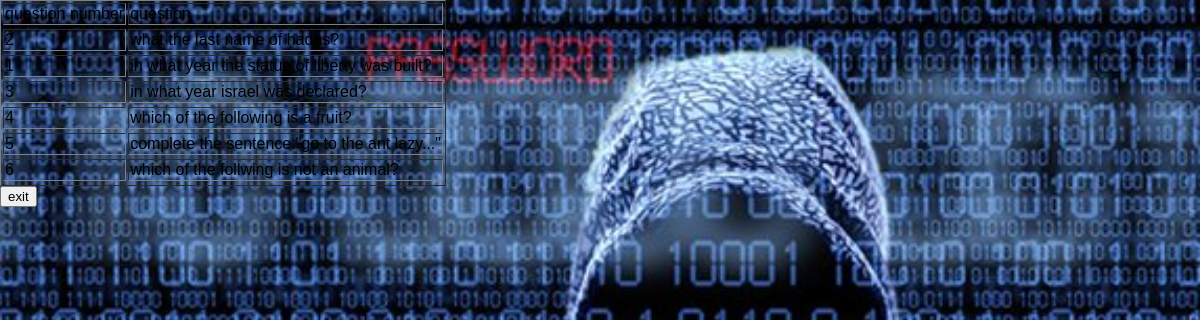
/question.php, run on an earlier commit of the app's database.
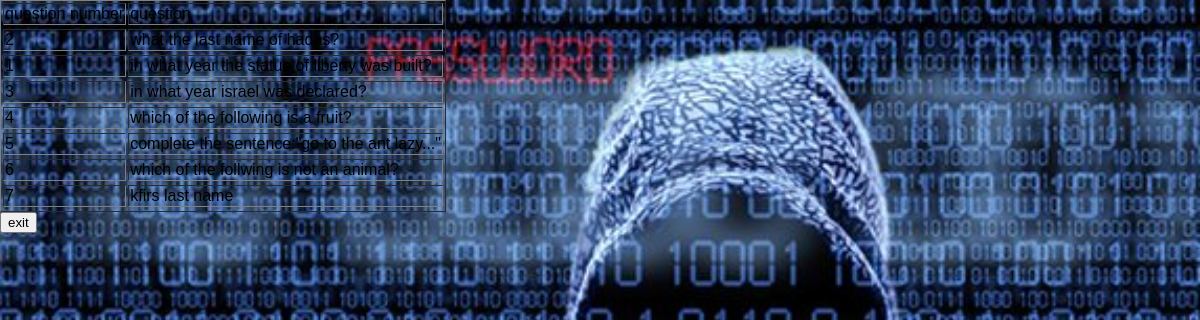
And on a later commit of the database.
### tables this page shows
CREATE TABLE IF NOT EXISTS `questions` (
  `q_number` int(11) NOT NULL,
  `text` text NOT NULL,
  PRIMARY KEY (`q_number`)
);

### question.php (the view, shortened to what this page needs)
  <?php
$query="select * from questions ";
$conne = mysqli_connect("localhost","root","","question");
$result = mysqli_query($conne,$query) or die("bad query:$sql");
echo "<table border ='1'>";
echo"<tr><td>question number</td><td>question</td><tr>";
while($row=mysqli_fetch_assoc($result)){
	echo "<tr><td>{$row['q_number']}</td><td>{$row['text']}</td><tr>";
}
echo "</table>";
?>
<!DOCTYPE html>
<html>
<head>
</head>
<body>
	<form action="index.php" method="POST">
		<button type="submit">exit</button><br>
		</form>
</body>
</html>

### question.php (style rules this page uses)
body { margin: 0; padding:0; background:url(background.jpg); background-size:cover; font-family:sans-serif; }

What changed in the data, as far as the page shows it:
added questions: q_number "7", text "kfirs last name"
